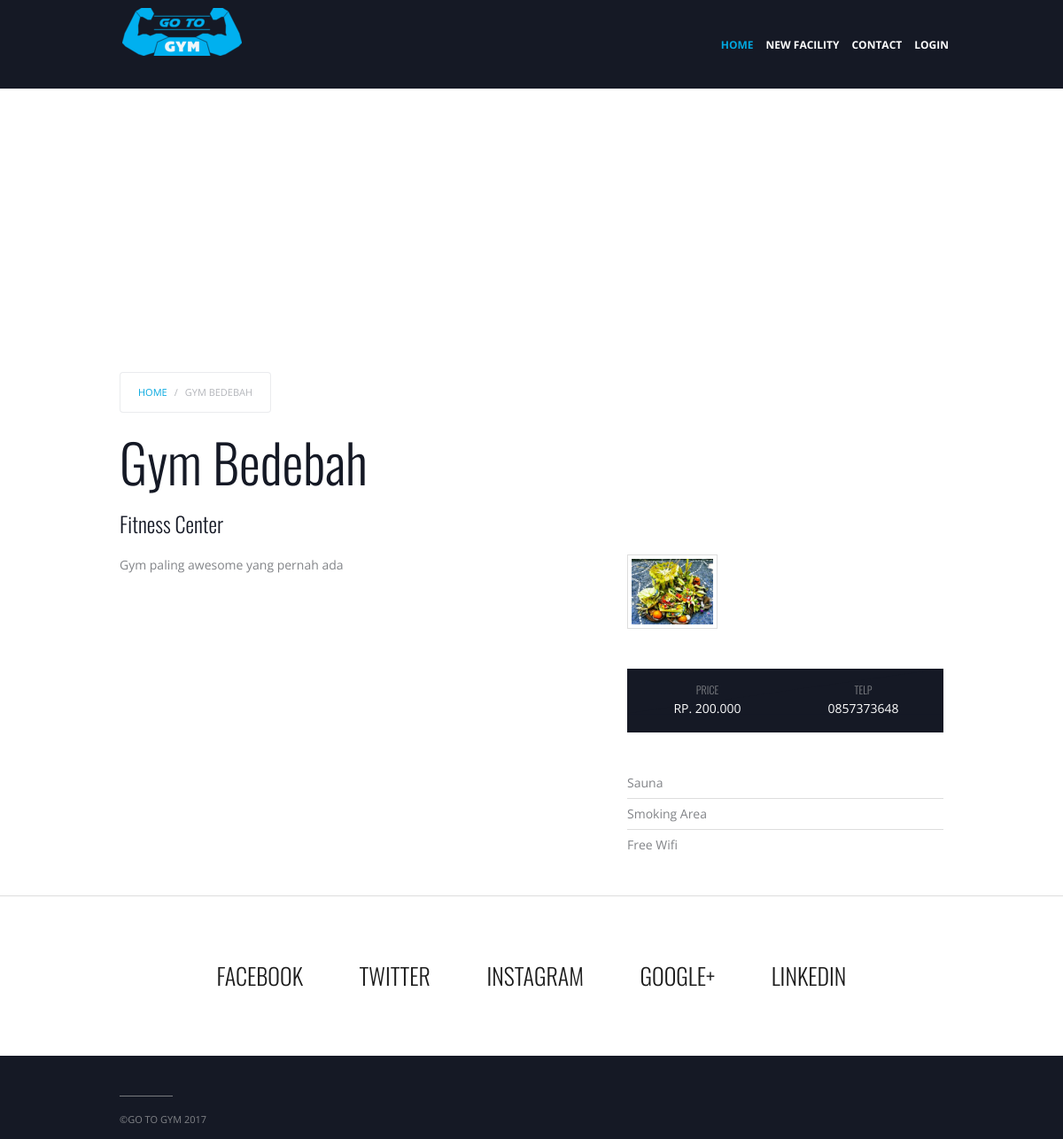
Page /home/detail/3 on the committed database.
### tables this page shows
CREATE TABLE `gym` (
  `id` int(11) NOT NULL,
  `user_id` int(11) NOT NULL,
  `category_id` int(11) NOT NULL,
  `fullname` varchar(100) DEFAULT NULL,
  `alamat` varchar(100) DEFAULT NULL,
  `longitude` varchar(100) DEFAULT NULL,
  `latitude` varchar(100) DEFAULT NULL,
  `telp` varchar(12) DEFAULT NULL,
  `description` text,
  `price` int(11) DEFAULT NULL,
  `status` int(1) NOT NULL
);

CREATE TABLE `category` (
  `id` int(11) NOT NULL,
  `label` varchar(100) DEFAULT NULL
);

CREATE TABLE `images` (
  `id` int(11) NOT NULL,
  `gym_id` int(11) DEFAULT NULL,
  `file` varchar(100) DEFAULT NULL
);

CREATE TABLE `gym_facility` (
  `id` int(11) NOT NULL,
  `facility_id` int(11) DEFAULT NULL,
  `gym_id` int(11) DEFAULT NULL
);

CREATE TABLE `facility` (
  `id` int(11) NOT NULL,
  `label` varchar(100) DEFAULT NULL
);

### application/Controller/HomeController.php (called while the page is built, shortened)
<?php
class HomeController extends Controller
{
    public function detail($id)
    {
        $gym = new Gym();
        $this->view([
            'header'=>'view/_templates/home_header.php',
            'content'=>'view/home/detail.php',
            'footer'=>'view/_templates/home_footer.php',
            'page_script'=> 'view/home/script/detail_page_script.php',
            'page_css'=> 'view/home/script/detail_page_css.php',
            'plugin_script'=> 'view/home/script/detail_plugin_script.php',
            'plugin_css'=> 'view/home/script/detail_plugin_css.php'
        ],[
            'model'=>$gym->getOne($id)
        ]);
    }
}

### public/index.php (called while the page is built, shortened)
<?php
$app = new Application();

### application/Core/Model.php (called while the page is built, shortened)
<?php
class Model
{
    public $db = null;
    protected $table = null;
    private function openDatabaseConnection()
    {
        $options = array(PDO::ATTR_DEFAULT_FETCH_MODE => PDO::FETCH_OBJ, PDO::ATTR_ERRMODE => PDO::ERRMODE_WARNING);
        $this->db = new PDO(DB_TYPE . ':host=' . DB_HOST . ';dbname=' . DB_NAME . ';charset=' . DB_CHARSET, DB_USER, DB_PASS, $options);
    }
    public function getAll($data=null)
    {
        if(is_array($data) && !is_null($data)){
            $_row = '';
            $_value = [];
            foreach ($data as $row=>$value){
                $_row.= $row.' = '.' :'.$row.' AND ';
                $_value[':'.$row] = $value;
            }
            $_row = substr($_row, 0, -5);
            $sql = "SELECT * FROM $this->table WHERE $_row";
            $query = $this->db->prepare($sql);
            $parameters = $_value;
        }else{
            $sql = "SELECT * FROM $this->table";
            $query = $this->db->prepare($sql);
            $parameters=array();
        }
        $query->execute($parameters);
        return $query->fetchAll();
    }
    public function getOne($id)
    {
        if(is_array($id) && !is_null($id)){
            $_row = '';
            $_value = [];
            foreach ($id as $row=>$value){
                $_row.= $row.' = '.' :'.$row.' AND ';
                $_value[':'.$row] = $value;
            }
            $_row = substr($_row, 0, -5);
            $sql = "SELECT * FROM $this->table WHERE $_row LIMIT 1";
            $query = $this->db->prepare($sql);
            $parameters = $_value;
        }else{
            $sql = "SELECT * FROM $this->table WHERE id = :id LIMIT 1";
            $query = $this->db->prepare($sql);
            $parameters = array(':id' => $id);
        }
        $query->execute($parameters);
        return $query->fetch();
    }
}

### application/Model/Gym.php (called while the page is built, shortened)
<?php
class Gym extends Model
{
    public static function getCategory($id)
    {
        $category = new Category();
        return $category->getOne($id)->label;
    }
}

### application/Model/GymFacility.php (called while the page is built, shortened)
<?php
class GymFacility extends Model
{
    public function manage($gym_id)
    {
        $sql = "SELECT g.*,f.label FROM gym_facility AS g JOIN facility AS f ON g.facility_id = f.id WHERE g.gym_id = ".$gym_id;
        $query = $this->db->prepare($sql);
        $parameters=array();
        $query->execute($parameters);
        return $query->fetchAll();
    }
}

### application/view/home/detail.php (the view, shortened to what this page needs)
<div id='map_canvas' style="width: 100%;height: 300px;"></div>
<div class="uk-container uk-container-center">
    <div class="tm-middle uk-grid" data-uk-grid-match="" data-uk-grid-margin="">
        <div class="tm-main uk-width-medium-1-1">
            <main class="tm-content uk-position-relative">
                <ul class="uk-breadcrumb">
                    <li><a href="<?= URL ?>">Home</a></li>
                    <li class="uk-active"><span><?= $model->fullname ?></span></li>
                </ul>
                <h1 style="margin-top: 0;"><?= $model->fullname ?></h1>
                <article class="uk-article">
                    <h3>
                        <?= \Mini\Model\Gym::getCategory($model->category_id) ?>
                    </h3>
                    <div>
                        <div class="uk-grid">
                            <div class="uk-width-6-10">
                                <p><?= $model->description ?></p>
                            </div>
                            <div class="uk-width-4-10">
                                <div class="uk-grid zoom-gallery" data-uk-grid-margin="">
                                    <?php $images = new \Mini\Model\Images(); foreach ($images->getAll(['gym_id'=>$model->id]) as $img): ?>
                                    <div class="uk-width-1-3">
                                        <a href="<?= URL.'img/gym/'.$img->file ?>" data-source="<?= URL.'img/gym/'.$img->file ?>">
                                        <img class="uk-thumbnail uk-float-right uk-margin-left" src="<?= URL.'img/gym/thumb_'.$img->file ?>" alt="workout-demo-1">
                                        </a>
                                    </div>
                                    <?php endforeach; ?>
                                </div>
                                <div class="uk-panel uk-width-1-1 tm-workouts-box nohover">
                                    <div class="uk-grid">
                                        <div class="uk-width-1-2">
                                            <h6 class="tm-uppercase">PRICE</h6>
                                            <span class="tm-uppercase">Rp. <?= number_format($model->price, 0, ',', '.') ?></span>
                                        </div>
                                        <div class="uk-width-1-2">
                                            <h6 class="tm-uppercase">TELP</h6>
                                            <span class="tm-uppercase"><?= $model->telp ?></span>
                                        </div>
                                    </div>
                                </div>
                                <div class="uk-grid">
                                    <div class="uk-width-1-1">
                                        <ul class="uk-list uk-list-line">
                                            <?php $facility = new \Mini\Model\GymFacility();foreach ($facility->manage($model->id) as $fcl): ?>
                                            <li><?= $fcl->label ?></li>
                                            <?php endforeach; ?>
                                        </ul>
                                    </div>
                                </div>
                            </div>
                        </div>
                    </div>
                </article>
            </main>
        </div>
    </div>
</div>

### rows in the picture
gym: fullname "GYM BEDEBAH", fullname "Gym Bedebah", category.label "Fitness Center", description "Gym paling awesome yang pernah ada", price "200.000", telp "0857373648"
images: file (picture)
gym_facility: facility.label "Sauna"
gym_facility: facility.label "Smoking Area"
gym_facility: facility.label "Free Wifi"
